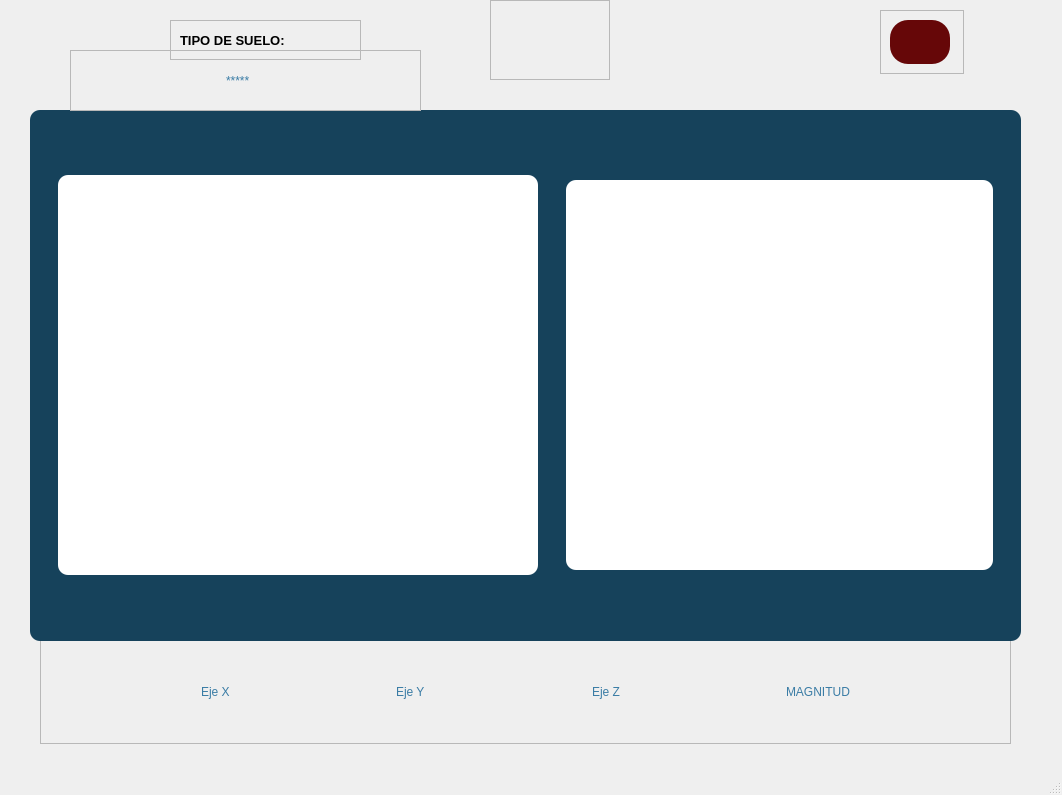
<?xml version="1.0" encoding="UTF-8"?>
<ui version="4.0">
 <class>MainWindow</class>
 <widget class="QMainWindow" name="MainWindow">
  <property name="geometry">
   <rect>
    <x>0</x>
    <y>0</y>
    <width>1062</width>
    <height>795</height>
   </rect>
  </property>
  <property name="windowTitle">
   <string>MainWindow</string>
  </property>
  <widget class="QWidget" name="centralwidget">
   <widget class="QFrame" name="frame">
    <property name="geometry">
     <rect>
      <x>880</x>
      <y>10</y>
      <width>84</width>
      <height>64</height>
     </rect>
    </property>
    <property name="frameShape">
     <enum>QFrame::StyledPanel</enum>
    </property>
    <property name="frameShadow">
     <enum>QFrame::Raised</enum>
    </property>
    <layout class="QVBoxLayout" name="verticalLayout">
     <item>
      <widget class="QPushButton" name="pushButton_generate_random_signal">
       <property name="minimumSize">
        <size>
         <width>60</width>
         <height>40</height>
        </size>
       </property>
       <property name="maximumSize">
        <size>
         <width>60</width>
         <height>60</height>
        </size>
       </property>
       <property name="font">
        <font>
         <pointsize>10</pointsize>
         <weight>75</weight>
         <bold>true</bold>
        </font>
       </property>
       <property name="styleSheet">
        <string notr="true">QFrame{
	background-color:rgb(255,255,255);
}

QPushButton {
	border-radius:18px;
	background-color:rgb(102,7,8);
}

QPushButton:hover{
	background-color:rgb(241,250,238);
}</string>
       </property>
       <property name="text">
        <string/>
       </property>
       <property name="icon">
        <iconset>
         <normaloff>imagenes/cerrar.png</normaloff>imagenes/cerrar.png</iconset>
       </property>
      </widget>
     </item>
    </layout>
   </widget>
   <widget class="QFrame" name="frame_2">
    <property name="geometry">
     <rect>
      <x>70</x>
      <y>50</y>
      <width>351</width>
      <height>61</height>
     </rect>
    </property>
    <property name="frameShape">
     <enum>QFrame::StyledPanel</enum>
    </property>
    <property name="frameShadow">
     <enum>QFrame::Raised</enum>
    </property>
    <layout class="QGridLayout" name="gridLayout">
     <item row="0" column="0">
      <spacer name="horizontalSpacer_2">
       <property name="orientation">
        <enum>Qt::Horizontal</enum>
       </property>
       <property name="sizeHint" stdset="0">
        <size>
         <width>122</width>
         <height>20</height>
        </size>
       </property>
      </spacer>
     </item>
     <item row="0" column="2">
      <spacer name="horizontalSpacer_3">
       <property name="orientation">
        <enum>Qt::Horizontal</enum>
       </property>
       <property name="sizeHint" stdset="0">
        <size>
         <width>122</width>
         <height>20</height>
        </size>
       </property>
      </spacer>
     </item>
     <item row="0" column="1">
      <widget class="QLabel" name="label_soil_type">
       <property name="minimumSize">
        <size>
         <width>40</width>
         <height>40</height>
        </size>
       </property>
       <property name="styleSheet">
        <string notr="true">color:rgb(58,124,165);
font:87 12pt &quot;Arial Black&quot;;</string>
       </property>
       <property name="text">
        <string>*****</string>
       </property>
      </widget>
     </item>
    </layout>
   </widget>
   <widget class="QFrame" name="frame_3">
    <property name="geometry">
     <rect>
      <x>490</x>
      <y>0</y>
      <width>120</width>
      <height>80</height>
     </rect>
    </property>
    <property name="frameShape">
     <enum>QFrame::StyledPanel</enum>
    </property>
    <property name="frameShadow">
     <enum>QFrame::Raised</enum>
    </property>
    <widget class="QLabel" name="label">
     <property name="geometry">
      <rect>
       <x>10</x>
       <y>10</y>
       <width>101</width>
       <height>61</height>
      </rect>
     </property>
     <property name="frameShadow">
      <enum>QFrame::Sunken</enum>
     </property>
     <property name="text">
      <string/>
     </property>
     <property name="pixmap">
      <pixmap>imagenes/inteligencia-artificial.png</pixmap>
     </property>
     <property name="alignment">
      <set>Qt::AlignCenter</set>
     </property>
    </widget>
   </widget>
   <widget class="QFrame" name="frame_4">
    <property name="geometry">
     <rect>
      <x>30</x>
      <y>110</y>
      <width>991</width>
      <height>531</height>
     </rect>
    </property>
    <property name="styleSheet">
     <string notr="true">background-color:rgb(22,66,91);
border-radius:10px;</string>
    </property>
    <property name="frameShape">
     <enum>QFrame::StyledPanel</enum>
    </property>
    <property name="frameShadow">
     <enum>QFrame::Raised</enum>
    </property>
    <layout class="QHBoxLayout" name="horizontalLayout">
     <property name="spacing">
      <number>0</number>
     </property>
     <property name="leftMargin">
      <number>0</number>
     </property>
     <property name="topMargin">
      <number>0</number>
     </property>
     <property name="rightMargin">
      <number>0</number>
     </property>
     <property name="bottomMargin">
      <number>0</number>
     </property>
     <item>
      <widget class="MplWidget" name="MplWidget" native="true">
       <property name="minimumSize">
        <size>
         <width>480</width>
         <height>320</height>
        </size>
       </property>
       <property name="maximumSize">
        <size>
         <width>400</width>
         <height>400</height>
        </size>
       </property>
       <property name="styleSheet">
        <string notr="true">background-color:rgb(255,255,255);
border-radius:10px;</string>
       </property>
      </widget>
     </item>
     <item>
      <widget class="MplWidget" name="MplWidget_2" native="true">
       <property name="minimumSize">
        <size>
         <width>427</width>
         <height>322</height>
        </size>
       </property>
       <property name="maximumSize">
        <size>
         <width>393</width>
         <height>390</height>
        </size>
       </property>
       <property name="styleSheet">
        <string notr="true">background-color:rgb(255,255,255);
border-radius:10px;</string>
       </property>
      </widget>
     </item>
    </layout>
   </widget>
   <widget class="QFrame" name="frame_8">
    <property name="geometry">
     <rect>
      <x>170</x>
      <y>20</y>
      <width>191</width>
      <height>40</height>
     </rect>
    </property>
    <property name="frameShape">
     <enum>QFrame::StyledPanel</enum>
    </property>
    <property name="frameShadow">
     <enum>QFrame::Raised</enum>
    </property>
    <layout class="QVBoxLayout" name="verticalLayout_2">
     <item>
      <widget class="QLabel" name="label_2">
       <property name="font">
        <font>
         <family>Arial</family>
         <pointsize>10</pointsize>
         <weight>75</weight>
         <bold>true</bold>
        </font>
       </property>
       <property name="text">
        <string>TIPO DE SUELO:</string>
       </property>
      </widget>
     </item>
    </layout>
   </widget>
   <widget class="QWidget" name="">
    <property name="geometry">
     <rect>
      <x>40</x>
      <y>640</y>
      <width>971</width>
      <height>104</height>
     </rect>
    </property>
    <layout class="QHBoxLayout" name="horizontalLayout_6">
     <item>
      <widget class="QFrame" name="frame_5">
       <property name="minimumSize">
        <size>
         <width>0</width>
         <height>0</height>
        </size>
       </property>
       <property name="maximumSize">
        <size>
         <width>16777215</width>
         <height>16777215</height>
        </size>
       </property>
       <property name="frameShape">
        <enum>QFrame::StyledPanel</enum>
       </property>
       <property name="frameShadow">
        <enum>QFrame::Raised</enum>
       </property>
       <layout class="QHBoxLayout" name="horizontalLayout_2">
        <property name="spacing">
         <number>7</number>
        </property>
        <property name="leftMargin">
         <number>0</number>
        </property>
        <property name="topMargin">
         <number>0</number>
        </property>
        <property name="rightMargin">
         <number>0</number>
        </property>
        <property name="bottomMargin">
         <number>0</number>
        </property>
        <item>
         <spacer name="horizontalSpacer">
          <property name="orientation">
           <enum>Qt::Horizontal</enum>
          </property>
          <property name="sizeHint" stdset="0">
           <size>
            <width>107</width>
            <height>20</height>
           </size>
          </property>
         </spacer>
        </item>
        <item>
         <widget class="QLabel" name="label_axis_x">
          <property name="styleSheet">
           <string notr="true">color:rgb(58,124,165);
font:87 12pt &quot;Arial Black&quot;;</string>
          </property>
          <property name="text">
           <string>Eje X</string>
          </property>
         </widget>
        </item>
        <item>
         <spacer name="horizontalSpacer_4">
          <property name="orientation">
           <enum>Qt::Horizontal</enum>
          </property>
          <property name="sizeHint" stdset="0">
           <size>
            <width>93</width>
            <height>26</height>
           </size>
          </property>
         </spacer>
        </item>
        <item>
         <widget class="QLabel" name="label_axis_y">
          <property name="styleSheet">
           <string notr="true">color:rgb(58,124,165);
font:87 12pt &quot;Arial Black&quot;;</string>
          </property>
          <property name="text">
           <string>Eje Y</string>
          </property>
         </widget>
        </item>
        <item>
         <spacer name="horizontalSpacer_6">
          <property name="orientation">
           <enum>Qt::Horizontal</enum>
          </property>
          <property name="sizeHint" stdset="0">
           <size>
            <width>74</width>
            <height>20</height>
           </size>
          </property>
         </spacer>
        </item>
        <item>
         <widget class="QLabel" name="label_axis_z">
          <property name="styleSheet">
           <string notr="true">color:rgb(58,124,165);
font:87 12pt &quot;Arial Black&quot;;</string>
          </property>
          <property name="text">
           <string>Eje Z</string>
          </property>
         </widget>
        </item>
        <item>
         <spacer name="horizontalSpacer_5">
          <property name="orientation">
           <enum>Qt::Horizontal</enum>
          </property>
          <property name="sizeHint" stdset="0">
           <size>
            <width>107</width>
            <height>20</height>
           </size>
          </property>
         </spacer>
        </item>
        <item>
         <widget class="QLabel" name="label_magnitude_type">
          <property name="styleSheet">
           <string notr="true">color:rgb(58,124,165);
font:87 12pt &quot;Arial Black&quot;;</string>
          </property>
          <property name="text">
           <string>MAGNITUD</string>
          </property>
         </widget>
        </item>
        <item>
         <spacer name="horizontalSpacer_7">
          <property name="orientation">
           <enum>Qt::Horizontal</enum>
          </property>
          <property name="sizeHint" stdset="0">
           <size>
            <width>107</width>
            <height>20</height>
           </size>
          </property>
         </spacer>
        </item>
       </layout>
      </widget>
     </item>
    </layout>
   </widget>
   <zorder>frame_4</zorder>
   <zorder>frame</zorder>
   <zorder>frame_2</zorder>
   <zorder>frame_3</zorder>
   <zorder>frame_5</zorder>
   <zorder>frame_6</zorder>
   <zorder>frame_7</zorder>
   <zorder>frame_8</zorder>
  </widget>
  <widget class="QMenuBar" name="menubar">
   <property name="geometry">
    <rect>
     <x>0</x>
     <y>0</y>
     <width>1062</width>
     <height>26</height>
    </rect>
   </property>
  </widget>
  <widget class="QStatusBar" name="statusbar"/>
 </widget>
 <customwidgets>
  <customwidget>
   <class>MplWidget</class>
   <extends>QWidget</extends>
   <header>mplwidget.h</header>
   <container>1</container>
  </customwidget>
 </customwidgets>
 <resources/>
 <connections/>
</ui>
